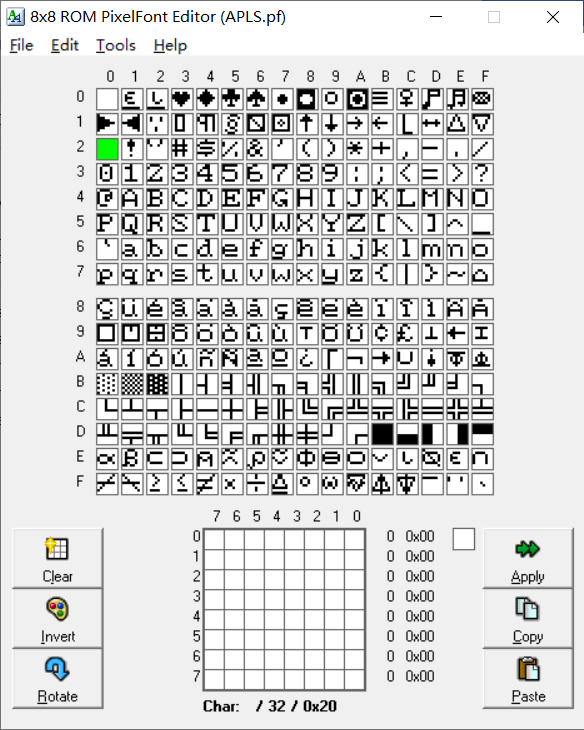
#> input picture screen_utils/ssd1306desktop/APLS.PNG, 584 x 730 px
$ python -i ssd1306img.py   (imports and definitions only)
#> lines starting #> are read from the running program, lines starting #| are printed output that depends on the picture
#-*- coding:utf-8 -*-
from PIL import Image,ImageFilter,ImageFont,ImageDraw
from typing import Union

# convert image to black-white
# [16 lines left out: functions bwimg, fitimg, not called in this run]

# get black-white border image
def contourimg(img:Image):
    '''提取图片边界'''
    img = (img
        .convert("L")
        .filter(ImageFilter.SMOOTH_MORE)
        .filter(ImageFilter.CONTOUR)
        .filter(ImageFilter.SMOOTH_MORE)
        .filter(ImageFilter.EDGE_ENHANCE_MORE)
        .filter(ImageFilter.SMOOTH_MORE)
        .filter(ImageFilter.SHARPEN)
        .convert("1")
        )
    return img

# save a image to path with format
def saveimg(img:Image,path:str,iformat:str):
    '''保存图片'''
    img.save(path,iformat)

# convert image bytes for ssd1306.
# [56 lines left out: functions img1306, emu1306, not called in this run]

# load truetype font from file
def fontfile(fontpath:str,size:int):
    '''从指定字体文件加载指定大小的字体文件'''
    return ImageFont.truetype(fontpath,size)

# draw char as image
# [6 lines left out: function fontimg, not called in this run]

>>> from PIL import Image
>>> picture = Image.open('APLS.PNG')
#> picture is the input picture: PIL image 584x730 RGBA; mean R, G, B, A 215.1, 215.5, 215.2, 255
>>> result = contourimg(picture)
#> in contourimg, `img = (img .convert("L") .filter(ImageFilter.SMOOTH_MORE) .filter(Imag..`:
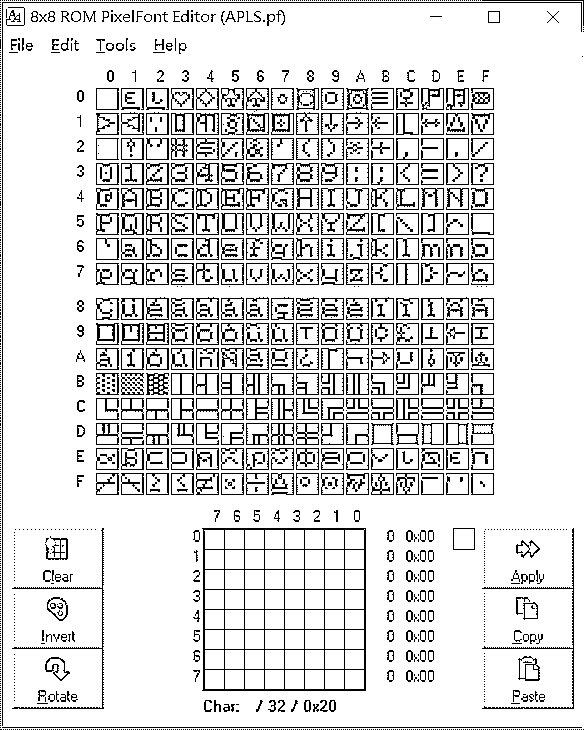
#> img: PIL image 584x730 1; 86.2% white; black in thin lines or dots
